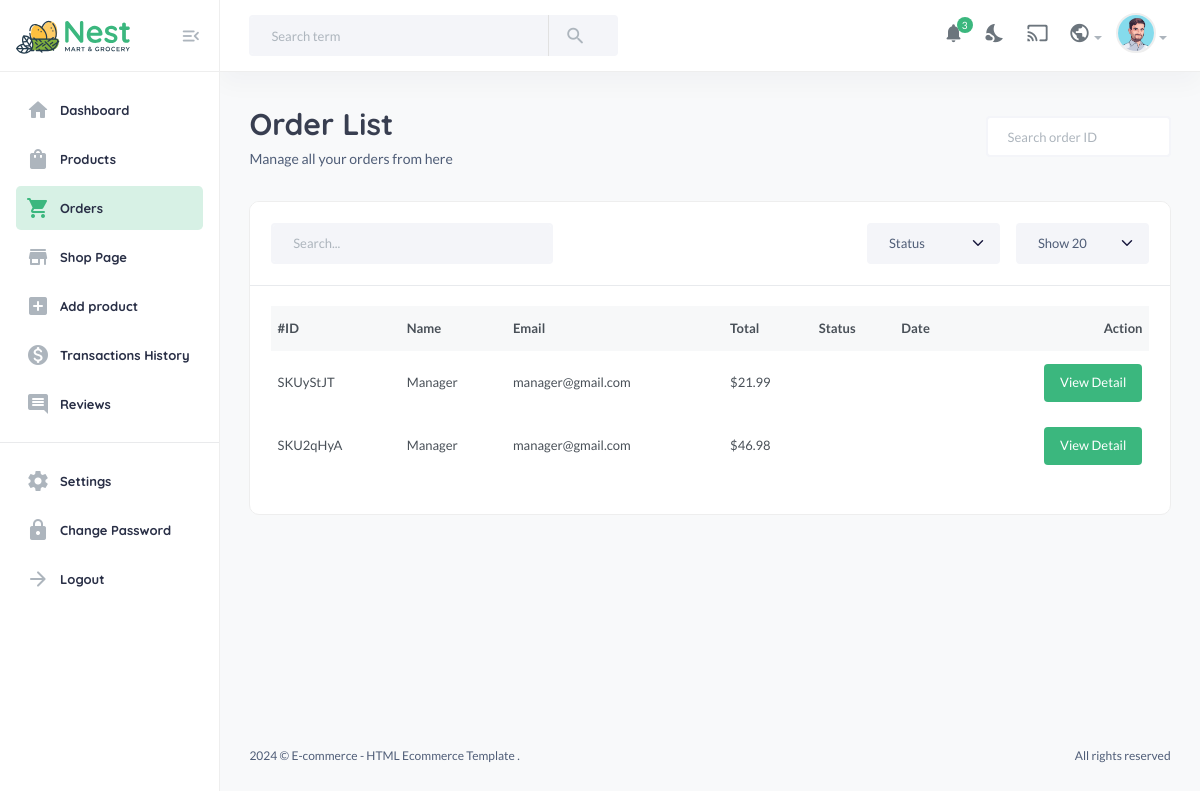
/useradmin/orders/ (signed in), run on an earlier commit of the app's database.
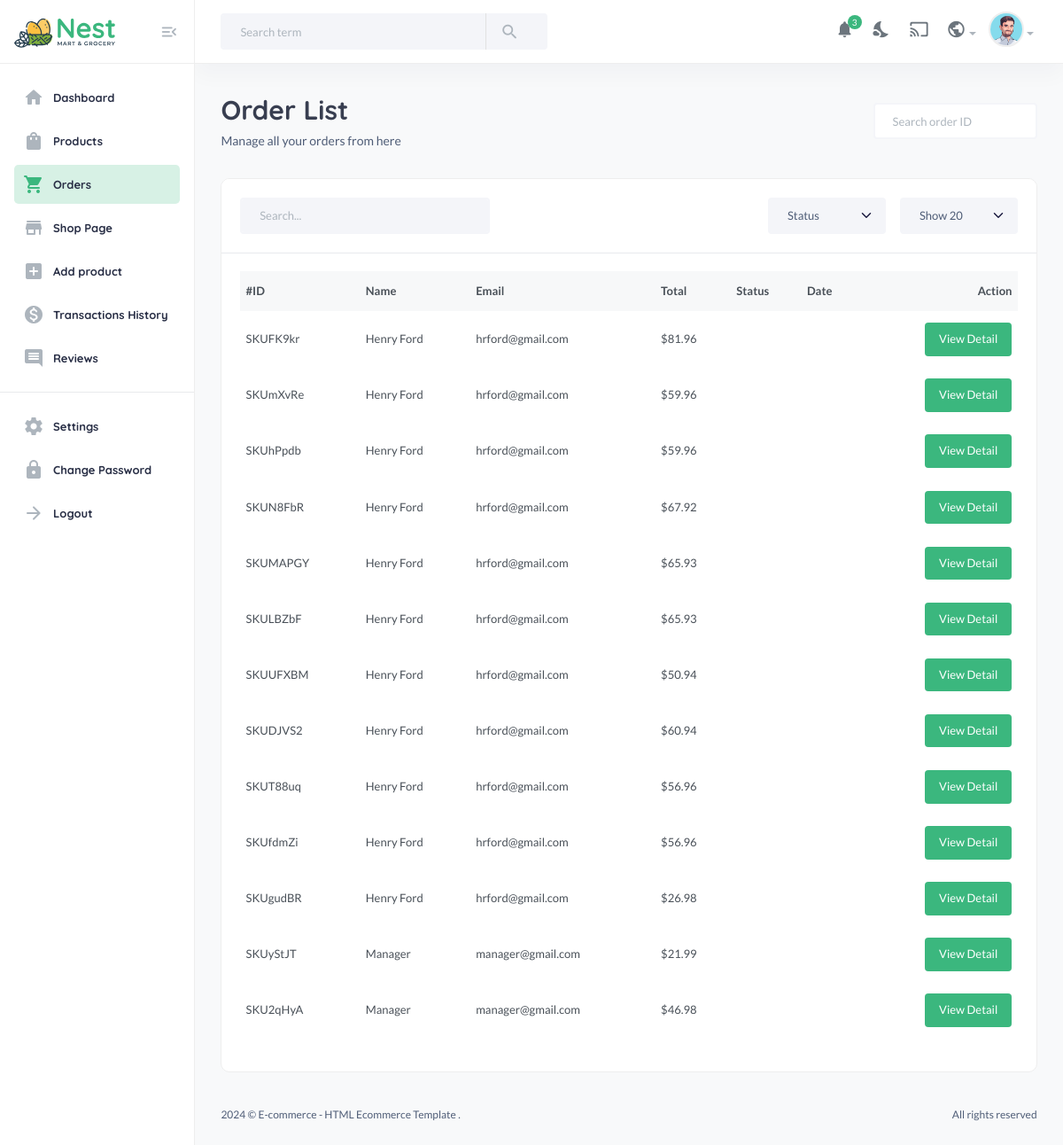
And on a later commit of the database.
### core/models.py (models this page shows)
class CartOrder(models.Model):
    user = models.ForeignKey(User, on_delete=models.CASCADE, related_name="cart_orders")
    full_name = models.CharField(max_length=100, null=True, blank=True)
    email = models.EmailField(max_length=100, null=True, blank=True)
    phone = models.CharField(max_length=20, null=True, blank=True)
    address = models.CharField(max_length=100, null=True, blank=True)
    city = models.CharField(max_length=100, null=True, blank=True)
    state = models.CharField(max_length=100, null=True, blank=True)
    country = models.CharField(max_length=100, null=True, blank=True)
    price = models.DecimalField(max_digits=10, decimal_places=2, default="0.00")
    saved = models.DecimalField(max_digits=10, decimal_places=2, default="0.00")
    coupons = models.ManyToManyField(Coupon, blank=True)
    shipping_method = models.CharField(max_length=100, null=True, blank=True)
    tracking_id = models.CharField(max_length=100, null=True, blank=True)
    tracking_website_address = models.CharField(max_length=100, null=True, blank=True)
    paid_status = models.BooleanField(default=False)
    order_date = models.DateTimeField(auto_now_add=True)
    product_status = models.CharField(choices=STATUS_CHOICES, max_length=30, default="processing")
    sku = ShortUUIDField(null=True, blank=True, length=5, prefix="SKU", max_length=20)
    oid = ShortUUIDField(null=True, blank=True, length=5, prefix="SKU", max_length=20)
    stripe_payment_intent = models.CharField(max_length=1000, null=True, blank=True)
    class Meta:
        verbose_name_plural = "Cart Orders"

### useradmin/decorators.py (the view)
    def wrapper(request, *args, **kwargs):
        if not request.user.is_superuser:
            messages.warning(request, "You are not authorized to access this page.")
            return redirect('userauths:sign-in')
        return view_function(request, *args, **kwargs)

### core/context_processors.py (called while the page is built)
def default(request):
    categories = Category.objects.all()
    vendors = Vendor.objects.all()
    min_max_price = Product.objects.aggregate(Min("price"), Max("price"))
    user_wishlist = []
    if request.user.is_authenticated:
        user_wishlist = [item.product.pid for item in WishList.objects.filter(user=request.user)]
    try:
        address = Address.objects.get(user=request.user)
    except:
        address = None
    return {
        'categories': categories,
        'vendors': vendors,
        'address': address,
        'min_max_price': min_max_price,
        'user_wishlist': user_wishlist,
    }

### useradmin/views.py (called while the page is built)
@admin_required
def orders(request):
    orders = CartOrder.objects.all().order_by("-order_date")
    context = {
        "orders": orders
    }
    return render(request, "useradmin/orders.html", context)

### templates/useradmin/orders.html (shortened to what this page needs)
{% extends 'useradmin/base.html' %}
{% load static %}
{% load humanize %}
{% block content %}
<section class="content-main">
    <div class="content-header">
        <div>
            <h2 class="content-title card-title">Order List</h2>
            <p>Manage all your orders from here</p>
        </div>
        <div>
            <input type="text" placeholder="Search order ID" class="form-control bg-white" />
        </div>
    </div>
    <div class="card mb-4">
        <header class="card-header">
            <div class="row gx-3">
                <div class="col-lg-4 col-md-6 me-auto">
                    <input type="text" placeholder="Search..." class="form-control" />
                </div>
                <div class="col-lg-2 col-6 col-md-3">
                    <select class="form-select">
                        <option>Status</option>
                    </select>
                </div>
                <div class="col-lg-2 col-6 col-md-3">
                    <select class="form-select">
                        <option>Show 20</option>
                    </select>
                </div>
            </div>
        </header>
        <div class="card-body">
            <div class="table-responsive">
                <table class="table table-hover">
                    <thead>
                        <tr>
                            <th>#ID</th>
                            <th scope="col">Name</th>
                            <th scope="col">Email</th>
                            <th scope="col">Total</th>
                            <th scope="col">Status</th>
                            <th scope="col">Date</th>
                            <th scope="col" class="text-end">Action</th>
                        </tr>
                    </thead>
                    <tbody>
                        {% for order in orders %}
                        <tr>
                            <td>{{order.oid}}</td>
                            <td><b>{{order.full_name}}</b></td>
                            <td>{{order.email}}</td>
                            <td>${{order.price|floatformat:2}}</td>
                            <td></td>
                            <td>{{order.date|date:"d M, Y"}}</td>
                            <td class="text-end">
                                <a href="{% url 'useradmin:order-detail' order.oid %}" class="btn btn-md rounded font-sm">View Detail</a>
                            </td>
                        </tr>
                        {% endfor %}
                    </tbody>
                </table>
            </div>
        </div>
    </div>
</section>
{% endblock content %}

What changed in the data, as far as the page shows it:
added CartOrder: oid "SKUFK9kr", full_name "Henry Ford", email "hrford@gmail.com", price "81.96"
added CartOrder: oid "SKUmXvRe", full_name "Henry Ford", email "hrford@gmail.com", price "59.96"
added CartOrder: oid "SKUhPpdb", full_name "Henry Ford", email "hrford@gmail.com", price "59.96"
added CartOrder: oid "SKUN8FbR", full_name "Henry Ford", email "hrford@gmail.com", price "67.92"
added CartOrder: oid "SKUMAPGY", full_name "Henry Ford", email "hrford@gmail.com", price "65.93"
added CartOrder: oid "SKULBZbF", full_name "Henry Ford", email "hrford@gmail.com", price "65.93"
added CartOrder: oid "SKUUFXBM", full_name "Henry Ford", email "hrford@gmail.com", price "50.94"
added CartOrder: oid "SKUDJVS2", full_name "Henry Ford", email "hrford@gmail.com", price "60.94"
added CartOrder: oid "SKUT88uq", full_name "Henry Ford", email "hrford@gmail.com", price "56.96"
added CartOrder: oid "SKUfdmZi", full_name "Henry Ford", email "hrford@gmail.com", price "56.96"
added CartOrder: oid "SKUgudBR", full_name "Henry Ford", email "hrford@gmail.com", price "26.98"
